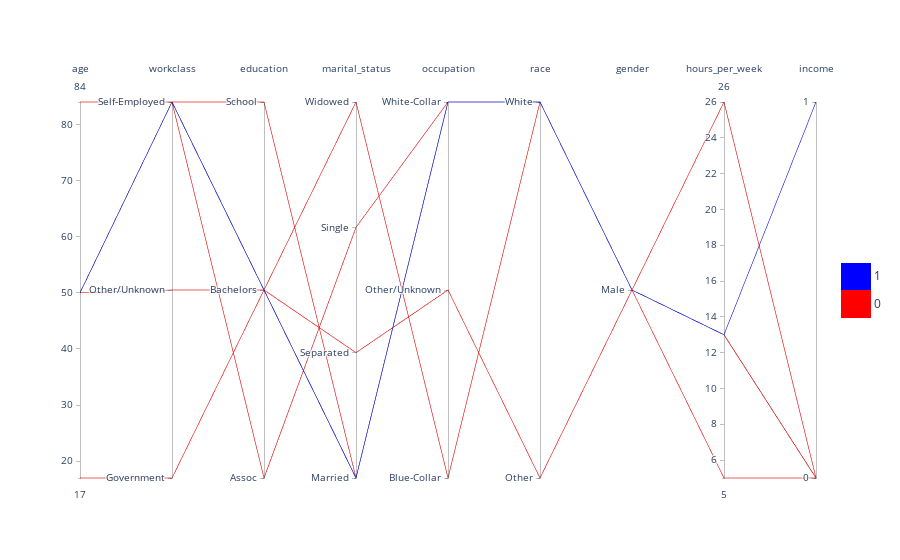

The cell this chart's notebook holds for it:
### Code cell
cfe.visualize_as_pcp()

### Figure 1 — Plotly figure (JSON) as saved in the notebook; plotly's stock layout.template omitted (floating-point values rounded to 4 significant figures)
{"data": [{"dimensions": [{"label": "age", "range": [17, 84], "values": [50, 17, 50, 50, 50, 84]}, {"label": "workclass", "range": [0, 2], "ticktext": ["Self-Employed", "Government", "Other/Unknown"], "tickvals": [2, 0, 1], "values": [2, 0, 2, 2, 1, 2]}, {"label": "education", "range": [0, 2], "ticktext": ["Bachelors", "Assoc", "School"], "tickvals": [1, 0, 2], "values": [1, 1, 1, 0, 1, 2]}, {"label": "marital_status", "range": [0, 3], "ticktext": ["Married", "Separated", "Single", "Widowed"], "tickvals": [0, 1, 2, 3], "values": [0, 0, 1, 2, 3, 0]}, {"label": "occupation", "range": [0, 2], "ticktext": ["White-Collar", "Other/Unknown", "Blue-Collar"], "tickvals": [2, 1, 0], "values": [2, 2, 1, 2, 0, 2]}, {"label": "race", "range": [0, 1], "ticktext": ["White", "Other"], "tickvals": [1, 0], "values": [1, 1, 0, 1, 1, 1]}, {"label": "gender", "range": [0, 0], "ticktext": ["Male"], "tickvals": [0], "values": [0, 0, 0, 0, 0, 0]}, {"label": "hours_per_week", "range": [5, 26], "values": [13, 13, 5, 26, 13, 13]}, {"label": "income", "range": [0, 1], "ticktext": [1, 0], "tickvals": [1, 0], "values": [1, 0, 0, 0, 0, 0]}], "line": {"color": [1, 0, 0, 0, 0, 0], "colorbar": {"len": 75, "lenmode": "pixels", "tickmode": "array", "ticktext": ["0", "1"], "tickvals": [0.25, 0.75]}, "colorscale": [[0, "red"], [0.5, "red"], [0.5, "blue"], [1, "blue"]], "showscale": true}, "type": "parcoords"}], "layout": {}}
